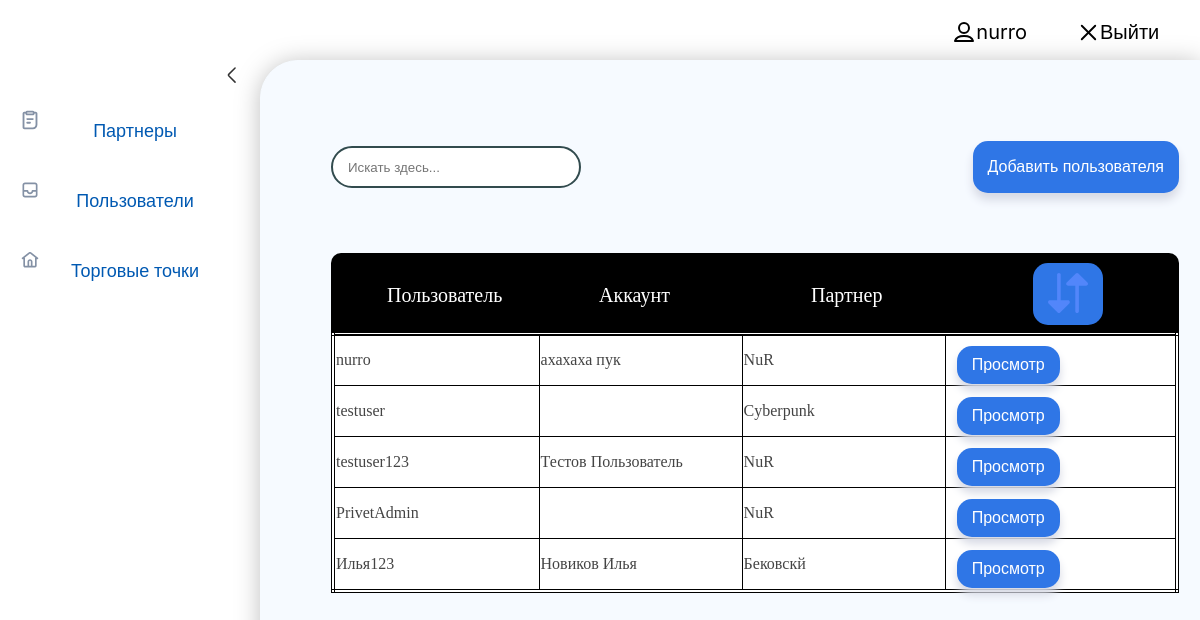
/users/ (signed in), run on an earlier commit of the app's database.
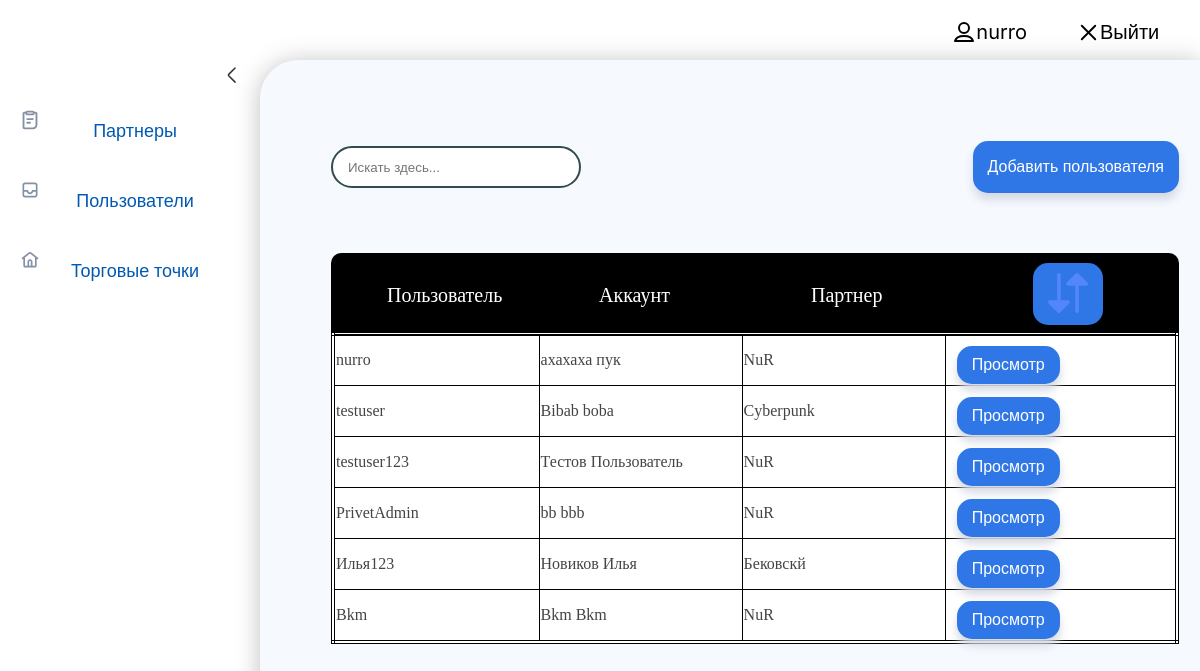
And on a later commit of the database.
### Jaimain/models.py (models this page shows, shortened)
class JaiUser(AbstractUser):
    partner = models.ForeignKey('Partner', on_delete=models.PROTECT, verbose_name="Партнер", default=None, null=True)
    tel_number = models.CharField(max_length=255, verbose_name='Контактный телефон')
    is_costumer = models.BooleanField(default=False, verbose_name='Является покупателем')

class Partner(models.Model):
    name = models.CharField(max_length=255, unique=True, verbose_name='Наименование партнера')
    logo = models.ImageField(upload_to='logos/', verbose_name='Логотип')
    description = models.TextField(blank=True, verbose_name='Описание')
    iin = models.CharField(max_length=12, verbose_name="ИИН/БИН", unique=True, blank=False)
    partner_person = models.CharField(max_length=255, verbose_name='Контактное лицо')
    partner_tel = models.CharField(max_length=255, verbose_name='Контактный телефон')
    partner_email = models.EmailField(verbose_name='Контактный email')
    time_create = models.DateTimeField(auto_now_add=True, verbose_name='Время создания')
    time_start_working = models.DateField(verbose_name='Дата начала работы')
    time_expires = models.DateField(verbose_name='Дата окончания работы')
    is_working = models.BooleanField(default=False, verbose_name='Активность')
    class Meta:
        verbose_name = 'Партнер'
        verbose_name_plural = 'Партнеры'
        ordering = ['id']
    def __str__(self):
        return self.name

### Jaimain/views.py (the view, shortened to what this page needs)
# urls.py: path('users/', UsersList.as_view(), name='users'),
class UsersList(DataMixin, ListView):
    model = JaiUser
    template_name = 'Jaimain/users.html'
    context_object_name = 'users'
    def get_context_data(self, *, object_list=None, **kwargs):
        context = super().get_context_data(**kwargs)
        c_def = self.get_user_context(title='Пользователи')
        return dict(list(context.items()) + list(c_def.items()))
    def get_queryset(self):
        user = self.request.user
        queryset = JaiUser.objects.all() if user.is_superuser else JaiUser.objects.filter(partner=user.partner)
        return queryset
    @method_decorator(login_required)
    def dispatch(self, request, *args, **kwargs):
        if request.user.is_costumer:
            raise PermissionDenied
        return super().dispatch(request, *args, **kwargs)

### Jaimain/utils.py (called while the page is built)
    def get_user_context(self, **kwargs):
        context = kwargs
        user_menu = menu.copy()
        context['menu'] = user_menu
        return context

### Jaimain/templates/Jaimain/users.html (shortened to what this page needs)
{% extends 'Jaimain/base.html' %}
{% block content %}
<div class="header__users-top">
	<div class="d7">
		<form>
		<input ul id="filter-list" class="filter-input" type="text" placeholder="Искать здесь...">
		</form>
	</div>
	<div class="btn__addUsers">
		<button class="btn ">
			<a class="btn__text" href="{% url 'registeruser' %}">Добавить пользователя</a>
		</button>
	</div>
</div>
	<div class="headers__users  header_users-list header_users-list1">
		<div class="headerTable">Пользователь</div>
		<div class="headerTable">Аккаунт</div>
		<div class="headerTable">Партнер</div>
		<div class="headerTable butPods" data-title="Сортировать Пользователя от А - Я">
			<button class="btn1 btn__addUsers1 btn-fuck ">
			<img src="./../../static/Jaimain/images/sort-arrows-svgrepo-com.svg" alt="">
		</button>
		</div>
	</div>
	<table  class="trStyle " id="myTable">
		<tr class="trClass">
			{% for u in users %}
			<td class="tdStyle">{% autoescape on %}{{u.username}}</td>
			<td class="tdStyle">{{u.last_name}}  {{u.first_name}}</td>
			<td class="tdStyle">{{u.partner}}</td>
			<td class="tdStyle"> <button class="btn">
				  <a class="btn__text" href="{{u.pk}}">Просмотр</a>
				  </button>
			</td>
		</tr>
		{% endautoescape %}
		{% endfor %}
	</table>
{% endblock %}

### Jaimain/templates/Jaimain/base.html (shortened to what this page needs)
{% load static %}
<!DOCTYPE html>
<html>
<head>
	<link type="text/css" href="{% static 'Jaimain/css/styles.css' %}" rel="stylesheet" />
</head>
<body>
<table class="table-page" border=0 cellpadding="0" cellspacing="0">
<tr><td valign=top>
<table class="table-content" border=0 cellpadding="0" cellspacing="0">
<tr class="background-tr">
{% block mainmenu %}
		<div class="header">
			<ul id="mainmenu" class="mainmenu">
{% if request.user.is_authenticated %}
				<div class="header__user">
					<div class="last">
						<img src="./../../static/Jaimain/images/user.svg" alt="">
						<p>{{user.username}}</p>
					</div>
					<div class="header__user-exit">
						<img class="header__user-exitImg" src="./../../static/Jaimain/images/exit.svg" alt="">
						<a class="header__exit" href="{% url 'logout' %}">Выйти</a>
					</div>
				</div>
			{% else %}
			<div class="last"><a class="last__login" href="{% url 'login' %}">Войти</a>
			</div>
			{% endif %}
{% endblock %}
		<td valign="top" class="left-chapters " >
			<div class="sidebar__arrow">
				<img class="sidebar__arrow-img" src="./../../static/Jaimain/images/Caret.svg" alt="">
			</div>
			<ul id="leftchapters">
{% for m in menu %}
				<li>
					<div class="slider__right" >
						<a  href="{% url m.url_name %}">{{m.title}}</a>
					</div>
				</li>
{% endfor %}
			</ul>
		</td>
<td valign="top" class="content footet-bot">
	<div class="content-text">
{% block content %}
{% endblock %}
</body>
</html>

### Jaimain/static/Jaimain/css/styles.css (style rules this page uses)
html, body { font-family: 'Inter', sans-serif !important; margin: 0; padding: 0; height: 100%; width: 100%; color: #444; }
a { color: #0059b2; text-decoration: none; }
img { max-width: 600px; height: auto; }
.table-page { width: 100%; height: 100%; vertical-align: top; }
.table-page tr { height: 100%; }
.header { height: 60px; width: 100%; background: white; overflow: hidden; z-index: 100; }
ul.mainmenu { list-style: none; margin: 0; padding: 0; height: 60px; color: #fdc073; font-size: 20px; }
.table-content { width: 100%; min-height: 100%; height: 100%; }
.left-chapters { margin: 0; background: white; min-height: 100%; }
.left-chapters ul { width: 230px; max-height: 100%; margin: 0; padding: 20px 10px 10px 20px; list-style: none; font-size: 20px; }
.left-chapters ul li { margin: 30px 0 0 0; color: #999; }
.left-chapters ul li a { text-decoration: none; }
.content { padding: 40px 20px 20px 40px; width: 100%; box-sizing: border-box; background-color: #F6FAFF; border: #F6FAFF solid 1px; border-radius: 38px 0px 0px 38px; filter: drop-shadow(0px 2px 12px rgba(0, 0, 0, 0.25)); }
.content-text { margin: 30px 0 0 30px; color: #000; font-size: 20px; font-family: Yandex Sans Display Light; }
.btn, .search__btn,.input-search { margin-left: 10px; margin-top: 10px; background-color: #2F76E6; padding: 10px 15px; border-radius: 15px; font-size: 16px; color: #fff; border: 0; outline: none; box-shadow: 0 7px 10px #d6d9e4; cursor: pointer; transition: all 0.1s ease-in-out; text-decoration: none !important; }
.btn1 { margin-left: 10px; margin-top: 10px; background-color: #2F76E6; padding: 10px 15px; border-radius: 15px; font-size: 16px; color: #fff; border: 0; outline: none; cursor: pointer; transition: all 0.1s ease-in-out; text-decoration: none !important; }
.header_users-list { display: flex; flex-wrap: wrap; justify-content: space-between; width: 100%; background-color: #000; border-top-left-radius: 10px; border-top-right-radius: 10px; height: 58px; align-items: center; color: white; }
.header_users-list1 { justify-content: space-around !important; height: 79px; }
.btn__text { color: white; }
.slider__right { display: flex; align-items: center; font-family: 'Poppins', sans-serif; }
.background-tr { background-color: #F6FAFF; }
.sidebar__arrow { display: flex; justify-content: end; position: absolute; left: 218px; cursor: pointer; }
.sidebar__arrow { cursor: pointer; }
.partners-block { background-image: url(./../images/part-icon.svg); background-repeat: no-repeat; text-align: center; width: 100%; font-size: 18px; height: 40px; display: flex; justify-content: space-around; align-items: center; }
.addPartners-block { background-image: url(./../images/add-part-icon.svg); background-repeat: no-repeat; font-size: 18px; text-align: center; width: 100%; height: 40px; display: flex; justify-content: space-around; align-items: center; }
.shop { background-image: url(./../images/home.svg); background-repeat: no-repeat; font-size: 18px; text-align: center; width: 100%; height: 40px; display: flex; justify-content: space-around; align-items: center; }
.header__user { display: flex; flex-wrap: wrap; justify-content: end; }
.last { color:black; justify-content: center; align-items: center; margin-right: 50px; display: flex; cursor: pointer; }
.header__user-exit { display: flex; justify-content: center; align-items: center; cursor: pointer; }
.header__user-exitImg { width: 23px; height: 23px; }
.header__exit { color:black !important; width: 100px; text-decoration: none !important; }
.btn__addUsers { display: flex; justify-content: end; padding-bottom: 30px; height: 62px; }
.btn__addUsers1 { display: flex; justify-content: end; padding-bottom: 8px; height: 62px; margin-bottom: 12px; }
.header__users-top { display: flex; flex-wrap: wrap; justify-content: space-between; align-items: center; margin-bottom: 30px; }
.headers__users { display: flex; flex-wrap: wrap; }
.trStyle { border-collapse: collapse; border: 4px double black; width: 100%; background-color: white; }
.tdStyle { border: 1px solid black; width: 100px !important; }
.headerTable { width: 100px !important; }
.d7 { display: flex; justify-content: left; }
.d7:after { content:""; clear:both; display:table }
.d7 form { width: auto; float: right; margin-right: 30px; }
.d7 input { width: 250px; height: 42px; padding-left: 15px; border-radius: 42px; border: 2px solid #324b4e; background: white; outline: none; position: relative; transition: .3s linear; }

What changed in the data, as far as the page shows it:
changed JaiUser "testuser": last_name (not shown) → "Bibab"; first_name (not shown) → "boba"
changed JaiUser "PrivetAdmin": last_name (not shown) → "bb"; first_name (not shown) → "bbb"
added JaiUser: username "Bkm", last_name "Bkm", first_name "Bkm", partner "NuR"
